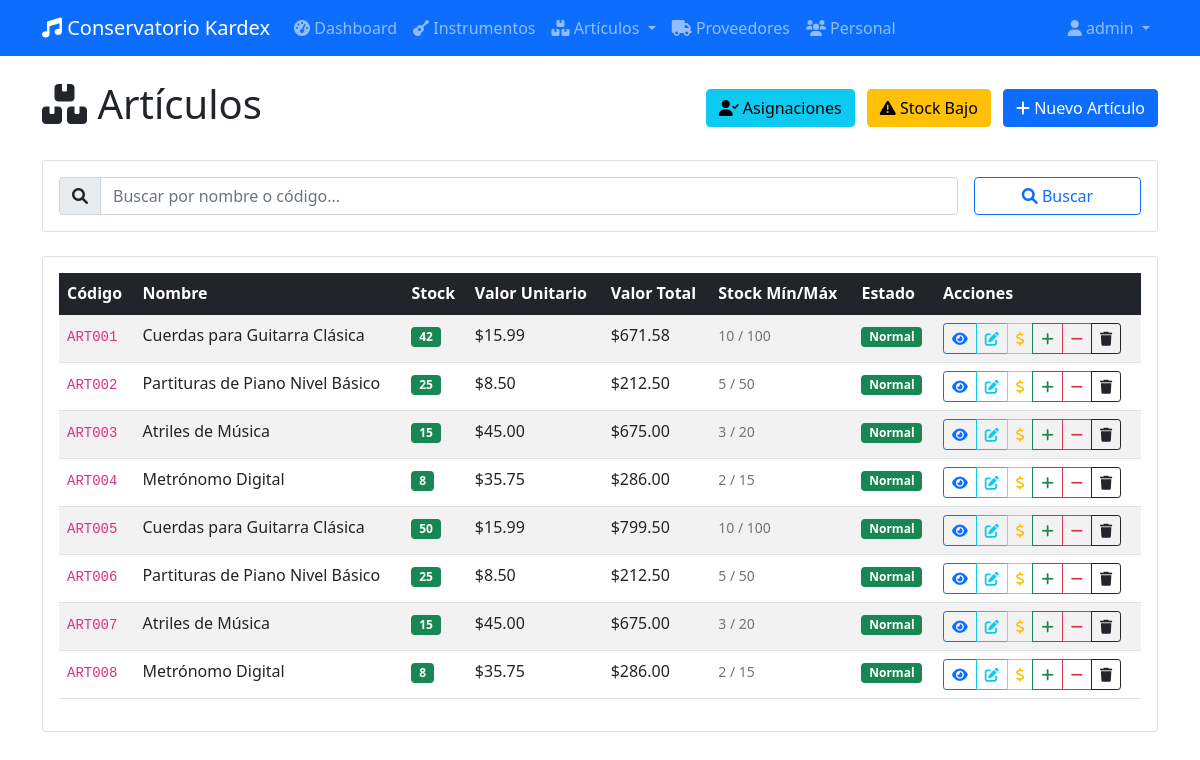
Screenshot of /articulos/ (signed in) with the database file from the repository.
### app/database/models.py (models this page shows, shortened)
class BaseModel(db.Model):
    __abstract__ = True
    id = db.Column(db.Integer, primary_key=True)
    created_at = db.Column(db.DateTime, default=datetime.utcnow)
    updated_at = db.Column(db.DateTime, default=datetime.utcnow, onupdate=datetime.utcnow)

class Usuario(UserMixin, BaseModel):
    __tablename__ = 'tb_usuario'
    u_username = db.Column(db.String(50), unique=True, nullable=False)
    u_password = db.Column(db.String(100), nullable=False)  # Almacenará el hash
    movimientos = db.relationship('MovimientoDetalle', backref='usuario', lazy=True)
    @property
    def username(self):
        return self.u_username

class Articulo(db.Model):
    __tablename__ = 'tb_articulo'
    i_id = db.Column(db.Integer, db.ForeignKey('tb_item.id'), primary_key=True)
    a_c_contable = db.Column(db.String(20), nullable=False)
    a_stockMax = db.Column(db.Integer)
    a_stockMin = db.Column(db.Integer)
    created_at = db.Column(db.DateTime, default=datetime.utcnow)
    updated_at = db.Column(db.DateTime, default=datetime.utcnow, onupdate=datetime.utcnow)

class Item(BaseModel):
    __tablename__ = 'tb_item'
    i_codigo = db.Column(db.String(20), unique=True, nullable=False)
    i_nombre = db.Column(db.String(200), nullable=False)
    i_tipo = db.Column(db.String(20), nullable=False)  # 'instrumento' o 'articulo'
    i_cantidad = db.Column(db.Integer, default=0)
    i_vUnitario = db.Column(db.Numeric(10, 2), default=0.0)
    i_vTotal = db.Column(db.Numeric(10, 2), default=0.0)
    instrumento = db.relationship('Instrumento', backref='item', uselist=False)
    articulo = db.relationship('Articulo', backref='item', uselist=False)
    movimientos = db.relationship('MovimientoDetalle', backref='item', lazy=True)
    stock = db.relationship('Stock', backref='item', uselist=False)

### app/routes/web/articulos.py (the view)
@bp.route('/')
@login_required
def listar_articulos():
    articulos = articulo_service.obtener_todos_articulos()
    return render_template('articulos/list.html', articulos=articulos)

### app/database/repositories/articulos.py (called while the page is built)
    def get_all_with_items(self):
        return db.session.query(Articulo, Item).join(Item, Articulo.i_id == Item.id).all()

### app/services/articulo_service.py (called while the page is built)
    def obtener_todos_articulos(self):
        return self.repo.get_all_with_items()

### app/templates/articulos/list.html (shortened to what this page needs)
{% extends "base.html" %}
{% block content %}
<div class="row">
    <div class="col-12">
        <div class="d-flex justify-content-between align-items-center mb-4">
            <h1>
                <i class="fas fa-boxes"></i> Artículos
            </h1>
            <div>
                <a href="{{ url_for('articulos.listar_asignaciones') }}" class="btn btn-info me-2">
                    <i class="fas fa-user-check"></i> Asignaciones
                </a>
                <a href="{{ url_for('articulos.stock_bajo') }}" class="btn btn-warning me-2">
                    <i class="fas fa-exclamation-triangle"></i> Stock Bajo
                </a>
                <a href="{{ url_for('articulos.nuevo_articulo') }}" class="btn btn-primary">
                    <i class="fas fa-plus"></i> Nuevo Artículo
                </a>
            </div>
        </div>
    </div>
</div>
<div class="row mb-4">
    <div class="col-12">
        <div class="card">
            <div class="card-body">
                <form method="GET" action="{{ url_for('articulos.buscar_articulos') }}" class="row g-3">
                    <div class="col-md-10">
                        <div class="input-group">
                            <span class="input-group-text">
                                <i class="fas fa-search"></i>
                            </span>
                            <input type="text" class="form-control" name="q"
                                   placeholder="Buscar por nombre o código..."
                                   value="{{ termino_busqueda or '' }}">
                        </div>
                    </div>
                    <div class="col-md-2">
                        <button type="submit" class="btn btn-outline-primary w-100">
                            <i class="fas fa-search"></i> Buscar
                        </button>
                    </div>
                </form>
            </div>
        </div>
    </div>
</div>
<div class="row">
    <div class="col-12">
        <div class="card">
            <div class="card-body">
                {% if articulos %}
                <div class="table-responsive">
                    <table class="table table-striped table-hover">
                        <thead class="table-dark">
                            <tr>
                                <th>Código</th>
                                <th>Nombre</th>
                                <th>Stock</th>
                                <th>Valor Unitario</th>
                                <th>Valor Total</th>
                                <th>Stock Mín/Máx</th>
                                <th>Estado</th>
                                <th>Acciones</th>
                            </tr>
                        </thead>
                        <tbody>
                            {% for articulo, item in articulos %}
                            <tr>
                                <td>
                                    <code>{{ item.i_codigo }}</code>
                                </td>
                                <td>{{ item.i_nombre }}</td>
                                <td>
                                    {% if item.i_cantidad <= articulo.a_stockMin %}
                                        <span class="badge bg-danger">{{ item.i_cantidad }}</span>
                                    {% elif item.i_cantidad <= (articulo.a_stockMin * 1.5) %}
                                        <span class="badge bg-warning">{{ item.i_cantidad }}</span>
                                    {% else %}
                                        <span class="badge bg-success">{{ item.i_cantidad }}</span>
                                    {% endif %}
                                </td>
                                <td>${{ "%.2f"|format(item.i_vUnitario) }}</td>
                                <td>${{ "%.2f"|format(item.i_vTotal) }}</td>
                                <td>
                                    <small class="text-muted">
                                        {{ articulo.a_stockMin }} / {{ articulo.a_stockMax }}
                                    </small>
                                </td>
                                <td>
                                    {% if item.i_cantidad <= articulo.a_stockMin %}
                                        <span class="badge bg-danger">Stock Crítico</span>
                                    {% elif item.i_cantidad <= (articulo.a_stockMin * 1.5) %}
                                        <span class="badge bg-warning">Stock Bajo</span>
                                    {% else %}
                                        <span class="badge bg-success">Normal</span>
                                    {% endif %}
                                </td>
                                <td>
                                    <div class="btn-group btn-group-sm" role="group">
                                        <a href="{{ url_for('articulos.detalle_articulo', articulo_id=item.id) }}"
                                           class="btn btn-outline-primary" title="Ver detalles">
                                            <i class="fas fa-eye"></i>
                                        </a>
                                        <a href="{{ url_for('articulos.editar_articulo', articulo_id=item.id) }}"
                                           class="btn btn-outline-info" title="Editar">
                                            <i class="fas fa-edit"></i>
                                        </a>
                                        <button type="button" class="btn btn-outline-warning"
                                                data-bs-toggle="modal"
                                                data-bs-target="#precioModal{{ item.id }}"
                                                title="Actualizar precio">
                                            <i class="fas fa-dollar-sign"></i>
                                        </button>
                                        <button type="button" class="btn btn-outline-success"
                                                data-bs-toggle="modal"
                                                data-bs-target="#entradaModal{{ item.id }}"
                                                title="Registrar entrada">
                                            <i class="fas fa-plus"></i>
                                        </button>
                                        <button type="button" class="btn btn-outline-danger"
                                                data-bs-toggle="modal"
                                                data-bs-target="#salidaModal{{ item.id }}"
                                                title="Registrar salida">
                                            <i class="fas fa-minus"></i>
                                        </button>
                                        <button type="button" class="btn btn-outline-dark"
                                                data-bs-toggle="modal"
                                                data-bs-target="#eliminarModal{{ item.id }}"
                                                title="Eliminar">
                                            <i class="fas fa-trash"></i>
                                        </button>
                                    </div>
                                </td>
                            </tr>
                            {% endfor %}
                        </tbody>
                    </table>
                </div>
                {% endif %}
            </div>
        </div>
    </div>
</div>
{% endblock %}

### app/templates/base.html (shortened to what this page needs)
<!DOCTYPE html>
<html lang="es">
<head>
    <link href="https://cdn.jsdelivr.net/npm/bootstrap@5.1.3/dist/css/bootstrap.min.css" rel="stylesheet">
    <link href="https://cdnjs.cloudflare.com/ajax/libs/font-awesome/6.0.0/css/all.min.css" rel="stylesheet">
</head>
<body>
    <nav class="navbar navbar-expand-lg navbar-dark bg-primary">
        <div class="container">
            <a class="navbar-brand" href="{{ url_for('dashboard.index') }}">
                <i class="fas fa-music"></i> Conservatorio Kardex
            </a>
            <div class="collapse navbar-collapse" id="navbarNav">
                {% if current_user.is_authenticated %}
                <ul class="navbar-nav me-auto">
                    <li class="nav-item">
                        <a class="nav-link" href="{{ url_for('dashboard.index') }}">
                            <i class="fas fa-tachometer-alt"></i> Dashboard
                        </a>
                    </li>
                    <li class="nav-item">
                        <a class="nav-link" href="{{ url_for('instrumentos.listar_instrumentos') }}">
                            <i class="fas fa-guitar"></i> Instrumentos
                        </a>
                    </li>
                    <li class="nav-item dropdown">
                        <a class="nav-link dropdown-toggle" href="#" id="articulosDropdown" role="button" data-bs-toggle="dropdown">
                            <i class="fas fa-boxes"></i> Artículos
                        </a>
                    </li>
                    <li class="nav-item">
                        <a class="nav-link" href="{{ url_for('proveedores.listar_proveedores') }}">
                            <i class="fas fa-truck"></i> Proveedores
                        </a>
                    </li>
                    <li class="nav-item">
                        <a class="nav-link" href="{{ url_for('personal.listar_personal') }}">
                            <i class="fas fa-users"></i> Personal
                        </a>
                    </li>
                </ul>
                <ul class="navbar-nav">
                    <li class="nav-item dropdown">
                        <a class="nav-link dropdown-toggle" href="#" id="navbarDropdown" role="button" data-bs-toggle="dropdown">
                            <i class="fas fa-user"></i> {{ current_user.username }}
                        </a>
                    </li>
                </ul>
                {% endif %}
            </div>
        </div>
    </nav>
    <div class="container mt-4">
        {% block content %}{% endblock %}
    </div>
</body>
</html>

### rows the page displays
Usuario: username "admin"
Articulo: i_codigo "ART001", i_nombre "Cuerdas para Guitarra Clásica", i_cantidad "42", a_stockMin "10", a_stockMax "100", shows "Normal"
Item: i_vUnitario "15.99", i_vTotal "671.58"
Articulo: i_codigo "ART002", i_nombre "Partituras de Piano Nivel Básico", i_cantidad "25", a_stockMin "5", a_stockMax "50", shows "Normal"
Item: i_vUnitario "8.50", i_vTotal "212.50"
Articulo: i_codigo "ART003", i_nombre "Atriles de Música", i_cantidad "15", a_stockMin "3", a_stockMax "20", shows "Normal"
Item: i_vUnitario "45.00", i_vTotal "675.00"
Articulo: i_codigo "ART004", i_nombre "Metrónomo Digital", i_cantidad "8", a_stockMin "2", a_stockMax "15", shows "Normal"
Item: i_vUnitario "35.75", i_vTotal "286.00"
Articulo: i_codigo "ART005", i_nombre "Cuerdas para Guitarra Clásica", i_cantidad "50", a_stockMin "10", a_stockMax "100", shows "Normal"
Item: i_vUnitario "15.99", i_vTotal "799.50"
Articulo: i_codigo "ART006", i_nombre "Partituras de Piano Nivel Básico", i_cantidad "25", a_stockMin "5", a_stockMax "50", shows "Normal"
Item: i_vUnitario "8.50", i_vTotal "212.50"
Articulo: i_codigo "ART007", i_nombre "Atriles de Música", i_cantidad "15", a_stockMin "3", a_stockMax "20", shows "Normal"
Item: i_vUnitario "45.00", i_vTotal "675.00"
Articulo: i_codigo "ART008", i_nombre "Metrónomo Digital", i_cantidad "8", a_stockMin "2", a_stockMax "15", shows "Normal"
Item: i_vUnitario "35.75", i_vTotal "286.00"
